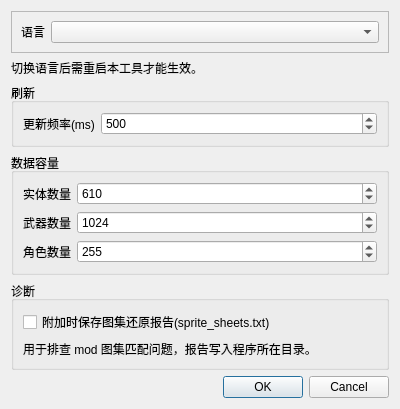
<?xml version="1.0" encoding="UTF-8"?>
<ui version="4.0">
 <class>AddrSetting</class>
 <widget class="QDialog" name="AddrSetting">
  <property name="geometry">
   <rect>
    <x>0</x>
    <y>0</y>
    <width>400</width>
    <height>352</height>
   </rect>
  </property>
  <property name="windowTitle">
   <string>设置</string>
  </property>
  <layout class="QVBoxLayout" name="verticalLayout">
   <item>
    <widget class="QFrame" name="Languageframe">
     <property name="frameShape">
      <enum>QFrame::Shape::StyledPanel</enum>
     </property>
     <property name="frameShadow">
      <enum>QFrame::Shadow::Raised</enum>
     </property>
     <layout class="QHBoxLayout" name="horizontalLayout">
      <item>
       <widget class="QLabel" name="LanguageLabel">
        <property name="text">
         <string>语言</string>
        </property>
       </widget>
      </item>
      <item>
       <widget class="QComboBox" name="LanguagecomboBox">
        <property name="sizePolicy">
         <sizepolicy hsizetype="Expanding" vsizetype="Preferred">
          <horstretch>0</horstretch>
          <verstretch>0</verstretch>
         </sizepolicy>
        </property>
       </widget>
      </item>
     </layout>
    </widget>
   </item>
   <item>
    <widget class="QLabel" name="LanguageHintLabel">
     <property name="text">
      <string>切换语言后需重启本工具才能生效。</string>
     </property>
     <property name="wordWrap">
      <bool>true</bool>
     </property>
    </widget>
   </item>
   <item>
    <widget class="QGroupBox" name="RefreshgroupBox">
     <property name="title">
      <string>刷新</string>
     </property>
     <layout class="QFormLayout" name="formLayout">
      <item row="0" column="0">
       <widget class="QLabel" name="UpdateLabel">
        <property name="text">
         <string>更新频率(ms)</string>
        </property>
       </widget>
      </item>
      <item row="0" column="1">
       <widget class="QSpinBox" name="UpdateSpinBox">
        <property name="minimum">
         <number>16</number>
        </property>
        <property name="maximum">
         <number>1000</number>
        </property>
        <property name="singleStep">
         <number>50</number>
        </property>
        <property name="value">
         <number>500</number>
        </property>
       </widget>
      </item>
     </layout>
    </widget>
   </item>
   <item>
    <widget class="QGroupBox" name="CapacitygroupBox">
     <property name="title">
      <string>数据容量</string>
     </property>
     <layout class="QFormLayout" name="formLayout_2">
      <item row="0" column="0">
       <widget class="QLabel" name="EntityLengthLabel">
        <property name="text">
         <string>实体数量</string>
        </property>
       </widget>
      </item>
      <item row="0" column="1">
       <widget class="QSpinBox" name="EntityLengthspinBox">
        <property name="maximum">
         <number>32767</number>
        </property>
        <property name="value">
         <number>610</number>
        </property>
       </widget>
      </item>
      <item row="1" column="0">
       <widget class="QLabel" name="WeaponLengthLabel">
        <property name="text">
         <string>武器数量</string>
        </property>
       </widget>
      </item>
      <item row="1" column="1">
       <widget class="QSpinBox" name="WeaponLengthspinBox">
        <property name="maximum">
         <number>32767</number>
        </property>
        <property name="value">
         <number>1024</number>
        </property>
       </widget>
      </item>
      <item row="2" column="0">
       <widget class="QLabel" name="CharaLengthLabel">
        <property name="text">
         <string>角色数量</string>
        </property>
       </widget>
      </item>
      <item row="2" column="1">
       <widget class="QSpinBox" name="CharaLengthspinBox">
        <property name="maximum">
         <number>32767</number>
        </property>
        <property name="value">
         <number>255</number>
        </property>
       </widget>
      </item>
     </layout>
    </widget>
   </item>
   <item>
    <widget class="QGroupBox" name="DiaggroupBox">
     <property name="title">
      <string>诊断</string>
     </property>
     <layout class="QVBoxLayout" name="verticalLayout_2">
      <item>
       <widget class="QCheckBox" name="SaveReportcheckBox">
        <property name="text">
         <string>附加时保存图集还原报告(sprite_sheets.txt)</string>
        </property>
        <property name="checked">
         <bool>false</bool>
        </property>
       </widget>
      </item>
      <item>
       <widget class="QLabel" name="SaveReportHintLabel">
        <property name="text">
         <string>用于排查 mod 图集匹配问题，报告写入程序所在目录。</string>
        </property>
        <property name="wordWrap">
         <bool>true</bool>
        </property>
       </widget>
      </item>
     </layout>
    </widget>
   </item>
   <item>
    <spacer name="verticalSpacer">
     <property name="orientation">
      <enum>Qt::Orientation::Vertical</enum>
     </property>
     <property name="sizeHint" stdset="0">
      <size>
       <width>20</width>
       <height>10</height>
      </size>
     </property>
    </spacer>
   </item>
   <item>
    <widget class="QDialogButtonBox" name="buttonBox">
     <property name="orientation">
      <enum>Qt::Orientation::Horizontal</enum>
     </property>
     <property name="standardButtons">
      <set>QDialogButtonBox::StandardButton::Cancel|QDialogButtonBox::StandardButton::Ok</set>
     </property>
    </widget>
   </item>
  </layout>
 </widget>
 <resources/>
 <connections>
  <connection>
   <sender>buttonBox</sender>
   <signal>accepted()</signal>
   <receiver>AddrSetting</receiver>
   <slot>accept()</slot>
  </connection>
  <connection>
   <sender>buttonBox</sender>
   <signal>rejected()</signal>
   <receiver>AddrSetting</receiver>
   <slot>reject()</slot>
  </connection>
 </connections>
</ui>
